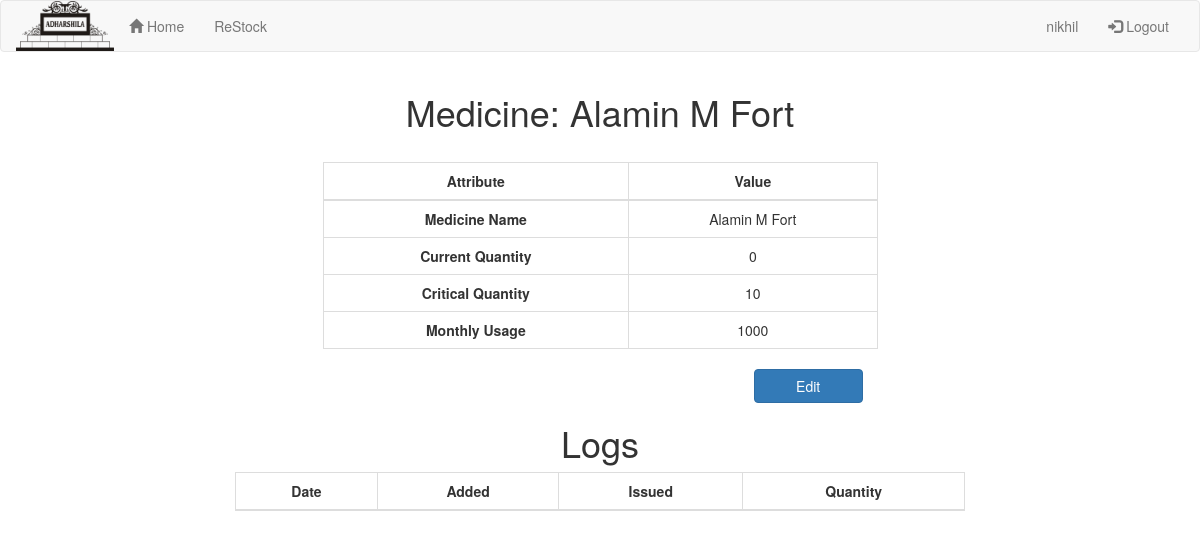
Before: /medicine/212 (signed in) with the older database file.
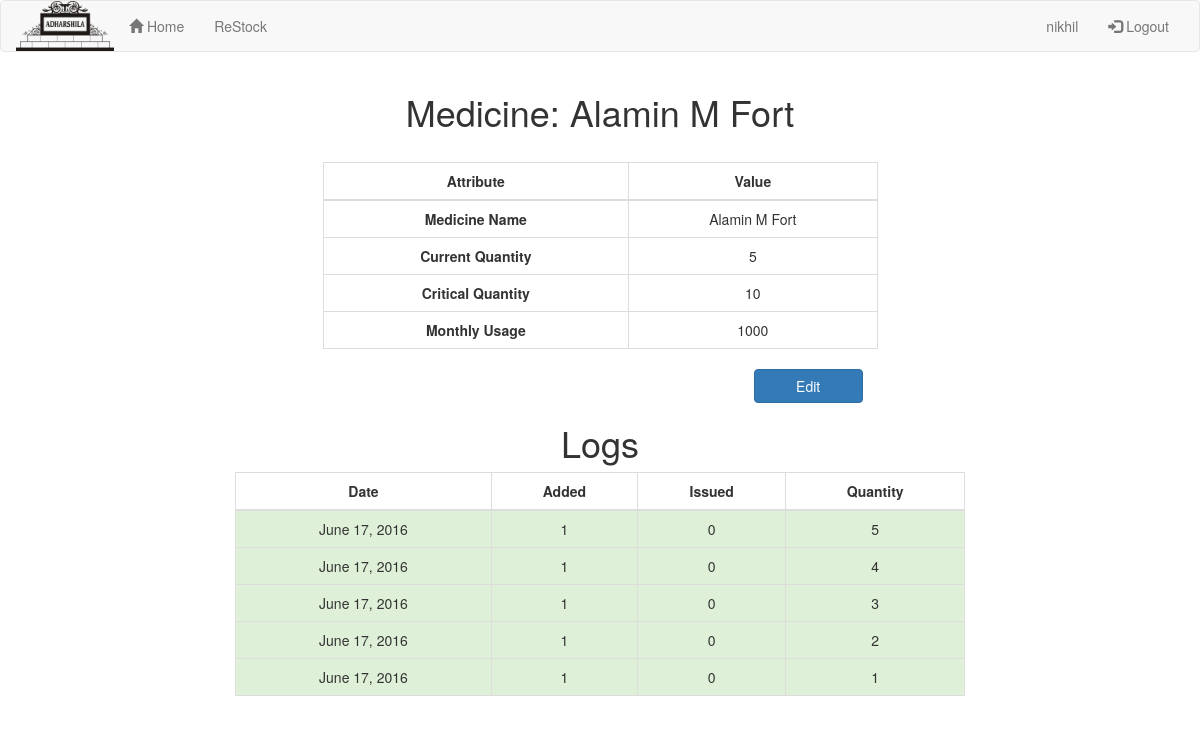
After: the same page with the newer database file.
### myapp/models.py (models this page shows, shortened)
class Medicine(models.Model):
	name = models.CharField(max_length=200)
	quantity = models.IntegerField(default=0)
	critical_quantity = models.IntegerField(default=10)
	monthly_usage = models.IntegerField(default=1000)

### myapp/views.py (the view)
# urls.py: url(r'^medicine/(?P<medicine_id>[0-9]+)',views.view_medicine,name='view_medicine'),
@login_required(login_url="/login/")
def view_medicine(request,medicine_id):
	m = Medicine.objects.get(pk=medicine_id)
	l = sorted(m.log_set.all(), key=lambda x: x.date, reverse=True)
	ldate = []
	l_add = []
	l_sub = []
	l_qnt = []
	l_tag = []
	q = m.quantity
	for i in l:
		if i.quantity_change != 0:
			ldate.append(i.date.date())
			l_add.append(max(0,i.quantity_change))
			l_sub.append(-min(0,i.quantity_change))
			l_qnt.append(q)
			if i.quantity_change < 0:
				l_tag.append("danger")
			else:
				l_tag.append("success")
			q -= i.quantity_change
	l = zip(l_tag,ldate,l_add,l_sub,l_qnt)
	context = {'medicine':m, 'logs':l}
	return render(request,'medicine.html',context)

### myapp/templates/medicine.html (shortened to what this page needs)
{% extends "base.html" %}
{% block content %}
	<div class="container">
		<h1 align="center">Medicine: {{ medicine.name }}</h1>
		<br>
		<div class="row">
			<div class="col-md-6 col-md-offset-3">
				<table class="table table-bordered table-hover">
					<thead>
						<th>Attribute</th>
						<th>Value</th>
					</thead>
					<tbody>
						<tr>
							<td><strong>Medicine Name</strong></td>
							<td>{{ medicine.name }}</td>
						</tr>
						<tr>
							<td><strong>Current Quantity</strong></td>
							<td>{{ medicine.quantity }}</td>
						</tr>
						<tr>
							<td><strong>Critical Quantity</strong></td>
							<td>{{ medicine.critical_quantity }}</td>
						</tr>
						<tr>
							<td><strong>Monthly Usage</strong></td>
							<td>{{ medicine.monthly_usage }}</td>
						</tr>
					</tbody>
				</table>
				<div class="col-md-3 col-md-offset-9">
					<a href="edit_medicine/{{ medicine.id }}" class="btn btn-primary center-block">Edit</a>
				</div>
			</div>
		</div>
		<h1 align="center">Logs</h2>
		{% if logs %}
			<div class="col-md-8 col-md-offset-2">
			<table class="table table-bordered table-hover">
				<thead>
					<th>Date</th>
					<th>Added</th>
					<th>Issued</th>
					<th>Quantity</th>
				</thead>
				<tbody>
					{% for t,d,a,s,q in logs %}
						<tr class="{{ t }}">
							<td>{{ d }}</td>
							<td>{{ a }}</td>
							<td>{{ s }}</td>
							<td>{{ q }}</td>
						</tr>
					{% endfor %}
				</tbody>
			</table>
			</div>
		{% else %}
			<h2 align="center">No logs for this medicine!</h2>
		{% endif %}
	</div>
{% endblock %}

### myapp/templates/base.html (shortened to what this page needs)
{% load staticfiles %}
<!DOCTYPE html>
<html>
<head>
	<link rel="stylesheet" type="text/css" href="{% static 'myapp/css/bootstrap.min.css' %}">
	<link rel="stylesheet" type="text/css" href="{% static 'myapp/css/bootstrap-select.min.css' %}">
	<link rel="stylesheet" type="text/css" href="{% static 'myapp/css/style.css' %}">
</head>
<body>
	<nav class="navbar navbar-default">
		<div class="container-fluid">
			<div class="navbar-header">
				<a class="navbar-brand" href="/"><img src="{% static 'myapp/images/logo.png' %}"></a>
			</div>
			{% if user.is_authenticated %}
			<div class="collapse navbar-collapse" id="myNavbar">
				<ul class="nav navbar-nav">
					<li><a href="/"><span class="glyphicon glyphicon-home"></span> Home</a></li>
					<li><a href="restock">ReStock</a></li>
				</ul>
				<ul class="nav navbar-nav navbar-right">
					<li><a href="">{{ user.username }}</a></li>
					<li><a href="logout"><span class="glyphicon glyphicon-log-in"></span> Logout</a></li>
				</ul>
			</div>
			{% endif %}
		</div>
	</nav>
	{% block content %}
	{% endblock %}
</body>
</html>

### myapp/static/myapp/css/style.css (style rules this page uses)
.table td, .table th { text-align: center; }
.navbar-brand { margin-left: 0 !important; padding: 0; }
.navbar-brand > img { height: inherit; }

Changed rows visible on the page:
changed Medicine "Alamin M Fort": quantity "0" → "5"
Other visible differences:
new list line: "June 17, 2016 1 0 5"
new list line: "June 17, 2016 1 0 4"
new list line: "June 17, 2016 1 0 3"
new list line: "June 17, 2016 1 0 2"
new list line: "June 17, 2016 1 0 1"
